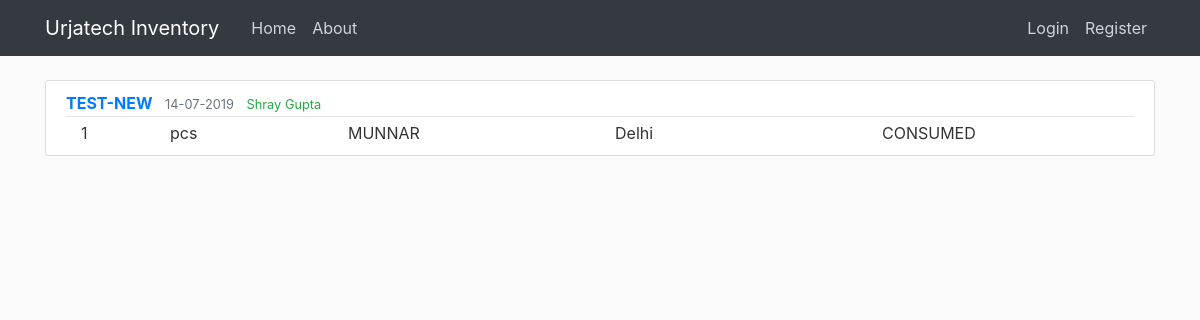
Page /post/13 on the committed database.
### flaskblog/models.py (models this page shows, shortened)
class Post(db.Model):
    id = db.Column(db.Integer, primary_key=True)
    material_id = db.Column(db.String(50), nullable=False)
    numbers_issued = db.Column(db.Integer)
    unit = db.Column(db.String(10))
    person = db.Column(db.String(20))
    location = db.Column(db.String(50))
    type_issued = db.Column(db.String(20))
    date_posted = db.Column(db.DateTime, nullable=False, default=datetime.now)
    user_id = db.Column(db.Integer, db.ForeignKey('user.id'))

class User(db.Model, UserMixin):
    id = db.Column(db.Integer, primary_key=True)
    name = db.Column(db.String(30), nullable=False)
    username = db.Column(db.String(20), unique=True, nullable=False)
    email = db.Column(db.String(100), unique=True, nullable=False)
    image_file = db.Column(db.String(20), nullable=False, default='56c6632a3ab0abec.jpg')
    password = db.Column(db.String(60), nullable=False)
    posts = db.relationship('Post', backref='author', lazy=True)

### flaskblog/routes.py (the view)
@app.route("/post/<int:post_id>")
def post(post_id):
    post = Post.query.get_or_404(post_id)
    return render_template('post.html', title=post.material_id, post=post)

### flaskblog/templates/post.html (shortened to what this page needs)
{% extends "layout.html" %}
{% block content %}
    <article class="media content-section">
        <div class="media-body">
            <div class="article-metadata">
                <a class="mr-2 text-uppercase font-weight-bold" href="#">{{ post.material_id }}</a>
                <small class="text-muted">{{ post.date_posted.strftime('%d-%m-%Y') }}</small>
                <small class="ml-2 text-success">{{ post.author.name }}</small>
            </div>
            <div class="container mr-1">
              <div class="row">
                <div class="col-1">
                  {{ post.numbers_issued }}
                </div>
                <div class="col-2">
                  {{ post.unit }}
                </div>
                <div class="col-3">
                  {{ post.person }}
                </div>
                <div class="col-3">
                  {{ post.location }}
                </div>
                <div class="col-1">
                  {{ post.type_issued }}
                </div>
              </div>
        </div>
    </article>
{% endblock content %}

### flaskblog/static/main.css (style rules this page uses)
body { background: #fafafa; color: #333333; margin-top: 5rem; }
.content-section { background: #ffffff; padding: 10px 20px; border: 1px solid #dddddd; border-radius: 3px; margin-bottom: 20px; }
.article-metadata { padding-bottom: 1px; margin-bottom: 4px; border-bottom: 1px solid #e3e3e3 }

### rows in the picture
Post: material_id "TEST-NEW", date_posted "14-07-2019", numbers_issued "1", unit "pcs", person "MUNNAR", location "Delhi", type_issued "CONSUMED"
User: author.name "Shray Gupta"
